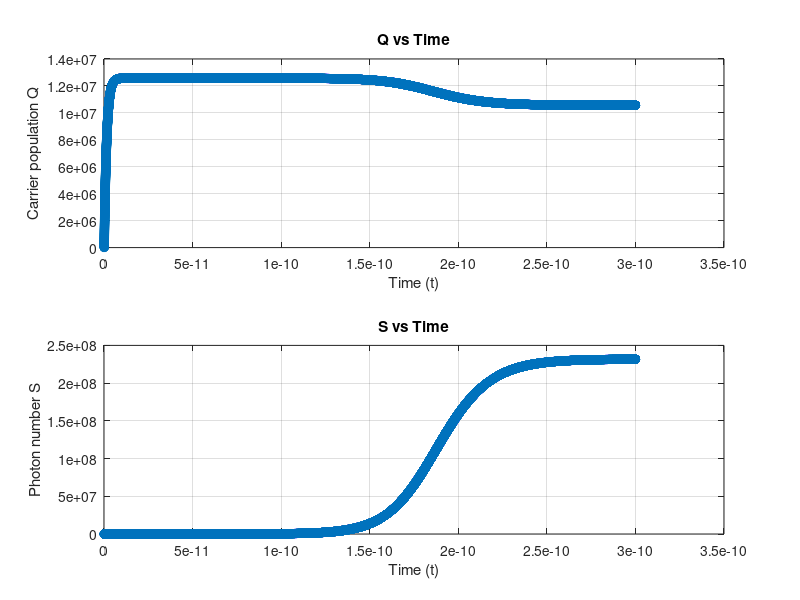

MATLAB code to generate this figure:
%% 4 to 2 rate equations groups
%% Q1: V = dLW or V=dLW*N   Answer   V = dLWN
%% Q2: J_input = N*r*Jth    correct
% SL laser ratye equation
% reproduce by fourth order Runge–Kutta method
% change all parameter unit to second and meter
clear;
clc;

r = 1.25; % ratio J/Jth

% Unify unit
% Define the parameters   
W = 34e-6; % lateral widths  34 micrometer = 34e-6m 
L = 1e-3; % lateral length 1mm=1e-3m
d = 45e-9; % 45nm = 45e-9m
e = 1.6e-19; % Charge of an electron (in Coulombs)

% nonradiative scattering times between 32 31 21
tau_32 = 2.1e-12;   % 2.1ps
tau_31 = 4.2e-12;   % 4.2ps
tau_21 = 0.3e-12;   % 0.3ps  1e-15
tau_sp = 38e-9;   % 38ns
tau_3 = 1/(1/tau_32+1/tau_31+1/tau_sp);    %  life time of upper level: should be 1.4ps
% radiative spontaneous relaxation time between level 3 and 2
tau_p = 3.36e-12;    % photon life time in cavity 3.36ps

Num_of_state = 48;       % number of stages

% proportion of spontaneous emission events that emita photon into the cavity mode
% beta = 2e-3;  % ref17 in hamadous original
tau_out = 1e-12;  % electron escape time

Gamma = 0.32; % comfinement factor
c = 3e8;  % unit? 30 cm/ps = 3e8 m/s
neff = 3.27;
c_node = c/neff; % c' = c/neff
sigma_32 = 1.8e-18; % 1.8e-14 cm^2 = 1.8e-18 m^2

% stimulated emission crosssection between the upper and lower levels
V = W * L* d* Num_of_state; % WLd?  m^3

neff = 3.27;
c0 = 2.9978e8;
ng= neff;
vg = c0/ng;

Xi = tau_21/tau_32 + tau_21/tau_sp;

diff_gain = sigma_32*(1-Xi);
epsilon = sigma_32*vg*tau_21;

Ith = e*V/(Gamma*vg*sigma_32*tau_p*tau_3*Num_of_state*(1-Xi));  % threshold current   % with ./N
Jth = Ith/(W*L); % threshold current density
J_in = r*Jth;
I_in = r*Ith;
I = Num_of_state*I_in;
J = Num_of_state*J_in;  % in LM, J = J_input times num of stages(48)

% K = Gamma*c_node*sigma_32/V;  % old K values for 4 rate equations 

disp('diff gain(cm^2)')
disp(diff_gain*1e4)
disp('epsilon(cm^3)')
disp(epsilon*1e6)

A_nr = 1/tau_3;
disp('Anr')
disp(A_nr)

disp('Hom.th.current')
disp(I)

% diff_gain = diff_gain*1e4;  % change unit from cm to m?
% epsilon = epsilon*1e6;

G_N = Gamma*vg*diff_gain/V;
K = Gamma* epsilon/V;

beta = G_N *tau_sp;
%%
% Initial conditions [N, P]
% Nc is carrier number; P is photon number

% unit of diff gain and epsilon
N_initial = [0; 0];  % Initial values
Ntr = 0;
R_sp = 0;  %sp

% Create a time vector 
t0 = 0.1e-12;
h = 1.0e-15; % time step
t_end = 300e-12; % time span 0.1-300ps
t = t0:h:t_end;

% Preallocate the solution vectors
Nc = zeros(1, length(t));
photon = zeros(1, length(t));

% Set initial values
Nc(1) = N_initial(1);
photon(1) = N_initial(2);

% Define the system of RATE equations as a function
fN = @(N3, S) W*L*J/e - A_nr*N3 - G_N *(N3 - Ntr) *S /(1+K*S); 
fP = @(N3, S) G_N *(N3 - Ntr) * S/(1+K*S)+ Num_of_state*beta*N3/tau_sp - S/tau_p+ R_sp;

% Runge-Kutta 4th Order Method
for i = 1:(length(t) - 1)
    % k1 values
    k1_N3 = fN(Nc(i), photon(i));
    k1_N0 = fP(Nc(i), photon(i));
    
    % k2 values
    k2_N3 = fN(Nc(i) + 0.5 * h * k1_N3, photon(i) + 0.5 * h * k1_N0);
    k2_N0 = fP(Nc(i) + 0.5 * h * k1_N3, photon(i) + 0.5 * h * k1_N0);
    
    % k3 values
    k3_N3 = fN(Nc(i) + 0.5 * h * k2_N3, photon(i) + 0.5 * h * k2_N0);
    k3_N0 = fP(Nc(i) + 0.5 * h * k2_N3, photon(i) + 0.5 * h * k2_N0);
    
    % k4 values
    k4_N3 = fN(Nc(i) + h * k3_N3, photon(i) + h * k3_N0);
    k4_N0 = fP(Nc(i) + h * k3_N3, photon(i) + h * k3_N0);
    
    % Update the values for the next step
    Nc(i + 1) = Nc(i) + (h / 6) * (k1_N3 + 2 * k2_N3 + 2 * k3_N3 + k4_N3);
    photon(i + 1) = photon(i) + (h / 6) * (k1_N0 + 2 * k2_N0 + 2 * k3_N0 + k4_N0);
end


% Plot the results in 2×2 plot
figure(1);
subplot(2, 1, 1);
plot(t, Nc/Num_of_state, '-o');
xlabel('Time (t)');
ylabel('Carrier population Q');
title('Q vs Time');
grid on;

subplot(2, 1, 2);
plot(t, photon, '-o');
xlabel('Time (t)');
ylabel('Photon number S');
title('S vs Time');
grid on;

% exportgraphics(gcf, fullFilePath, 'Resolution', 300); % 300 DPI resolution
% test carrier number and photon number
disp('carrier numbers')
disp(Nc(end))
disp('photon numbers')
disp(photon(end))

%%
% Nph_sat = 9.16e8; 
% delta_Nth = 8.5e6;
% % population inversion between upper level and lower level
% 
% delta_N = (W*L*J/e)*tau_3*(1-tau_21/tau_32-tau_21/tau_sp)./(1+Photon./Nph_sat);
% % start value of J is zero
% 
% %delta_N = N3-N2;% definition
% 
% figure(3)
% plot(t*1e12, Photon./Nph_sat, '-o', 'DisplayName', 'norm photon');
% hold on;
% plot(t*1e12, delta_N./delta_Nth, '-s', 'DisplayName', 'norm population inversion');
% xlabel('Time (ps)');
% legend show;
% grid on;
